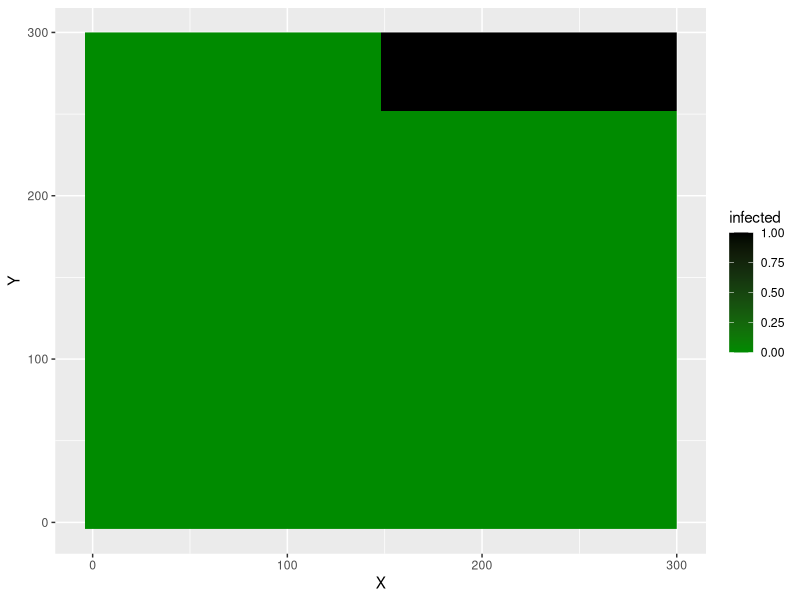
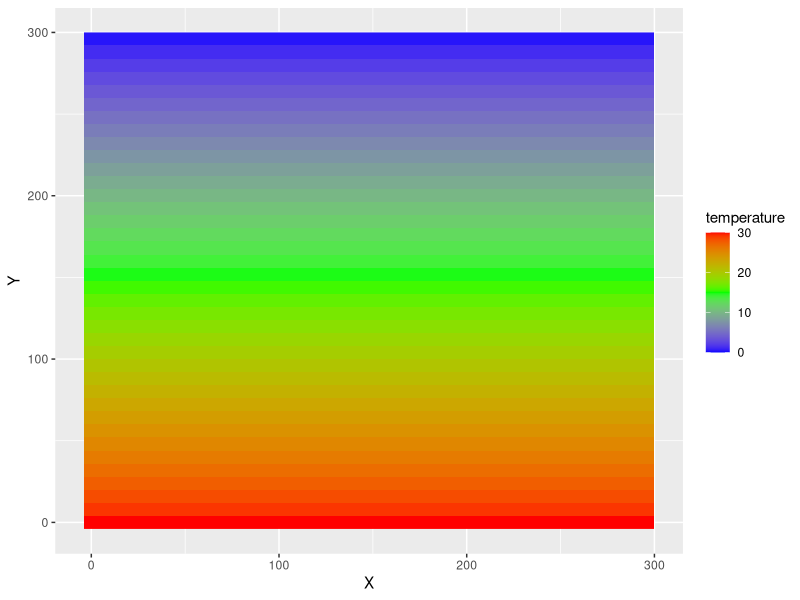
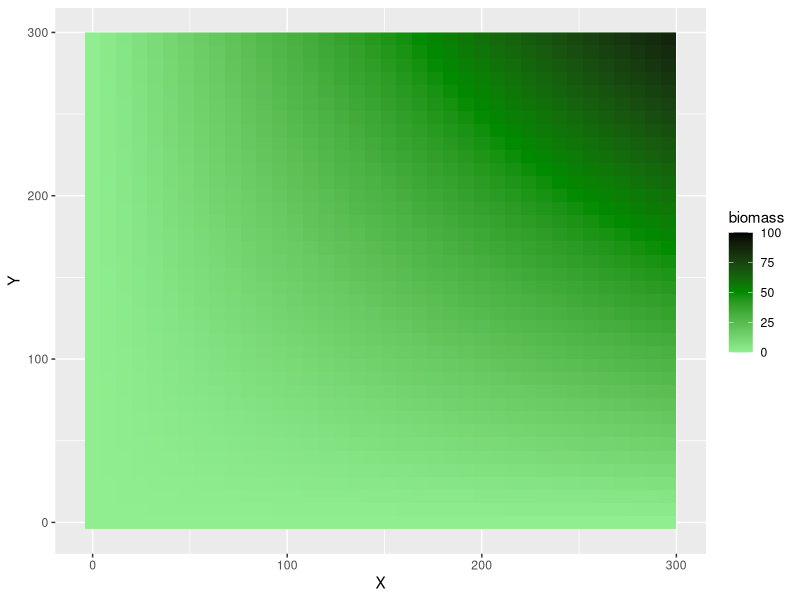
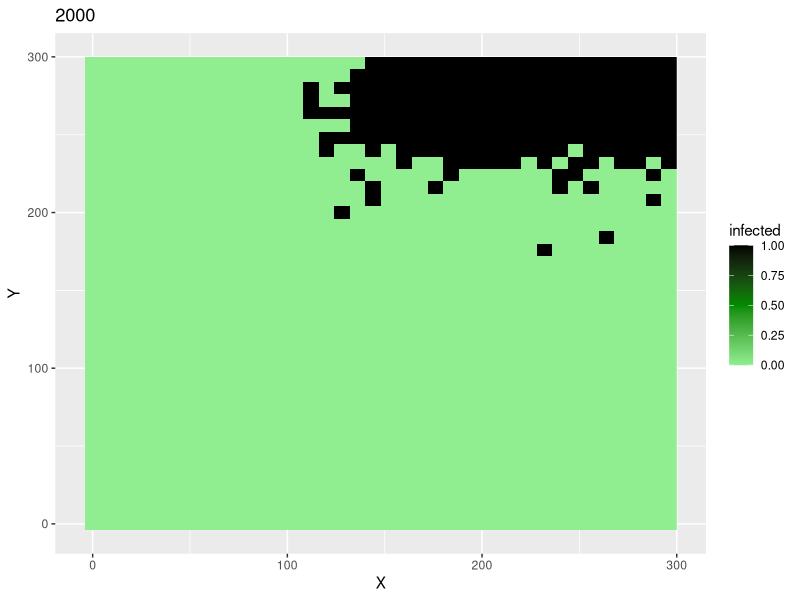
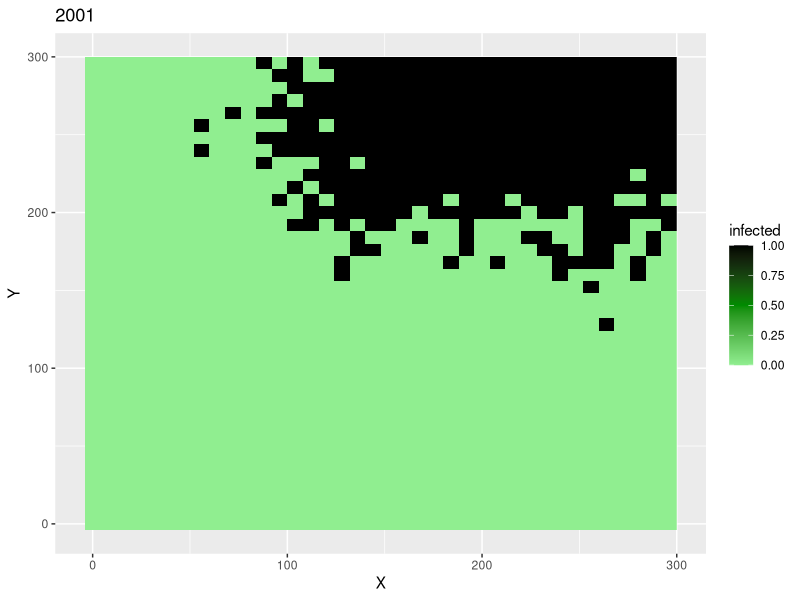
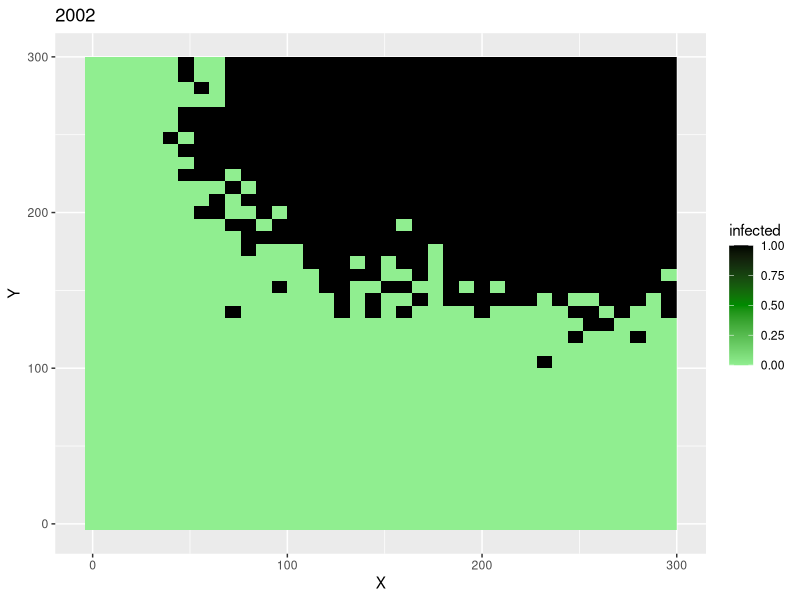
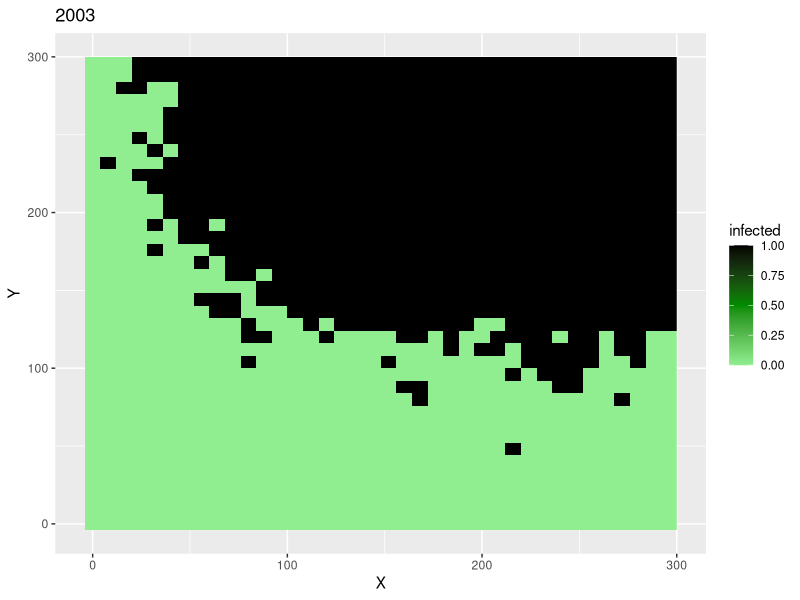

These charts were generated, in order, by the following R code: (Note: a time limit stopped this script after it produced the figures.)
rm(list=ls(all=TRUE))

######################################################
# Load packages
######################################################

library(ggplot2)

######################################################
# create a new world!
######################################################

# central coordinates of cells
X <- Y <- seq(0,300, 8)
world <- expand.grid(X = X, Y = Y)
row.names(world) <- seq(10001, nrow(world)+10000, 1)
world$pointID <- row.names(world)

# assign random state to cells (1 = infected)
world$infected <- 0
world[world$X >= 150 & world$Y >= 250, "infected"] <- 1 # world[round(runif(1, 0, nrow(world)), digits = 0), "infected"] <- 1

# assign temperature to cells (min temp of the hottest 6 hours of the year)
world$temperature <- (world$Y-300) / -10

# assign biomass to cells
world$biomass <- world$X * world$Y / 1000

# plot chalarose
ggplot(data=world, aes(X, Y))+
geom_raster(aes(fill=infected), interpolate=F)+
scale_fill_gradientn(limits = c(0,1), colours=c("green4", "black"))

# plot temperature
ggplot(data=world, aes(X, Y))+
geom_raster(aes(fill=temperature), interpolate=F)+
scale_fill_gradientn(limits = c(0,30), colours=c("blue","green","red"))

# plot biomass
ggplot(data=world, aes(X, Y))+
geom_raster(aes(fill=biomass), interpolate=F)+
scale_fill_gradientn(limits = c(0,100), colours=c("lightgreen","green4","black"))

######################################################
# distance matrix
######################################################

distMat <- as.data.frame(as.matrix(dist(x = world[,c("X", "Y")], method = "euclidean", diag = FALSE, upper = FALSE)))

######################################################
# dispersal function
######################################################

# set the maximum dispersal distance
mdd <- 200

# set the lambda parameter of the dispersal function
# (to be optimised)
lambda <- 0.1

# set the bt0 and bt1 parameters of the temperature function
bt0 <- -35
bt1 <- 0.8

# set the bb0 and bb1 parameters of the biomass function
bb0 <- 3
bb1 <- -0.5

# create an annual loop
for (yr in 2000:2010){
  # list of infected cells
  infectCells <- rownames(world[world$infected == 1,])

  # for each infected cell, create the list of neighboring cells
  # within the maximum dispersal distance
  for (i in infectCells){
    # create the list of neighboring cells
    neighCells <- t(distMat[i,distMat[i,] < mdd])
    # remove those cells that are already infected
    # for that we first merge the infection and distance information
    neighCells <- merge(world, neighCells, by = "row.names")
    # then we keep only healthy cells
    # if there are some left
    if (length(neighCells[neighCells$infected == 0, 1])>0){
      neighHealCells <- neighCells[neighCells$infected == 0, ]
      colnames(neighHealCells)[ncol(neighHealCells)] <- "dist"

      # assign each cell a probability of being contaminated using
      # the dispersal and temperature function:
      # exp(-lambda*dist) * (1/(1+exp(bt0+bt1*temperature))) * (1/(1+exp(bb0+bb1*temperature)))
      neighHealCells$proba <- exp(-lambda*neighHealCells$dist) * (1/(1+exp(bt0+bt1*neighHealCells$temperature))) * (1/(1+exp(bb0+bb1*neighHealCells$biomass)))
      # draw a random value [0;1]
      neighHealCells$rdmvalue <- runif(nrow(neighHealCells), 0, 1)

      # if proba>rdmvalue then the cell is infected
      neighHealCells$test <- neighHealCells$proba - neighHealCells$rdmvalue
      # create a list of infected neighbors
      infectNeigh <- neighHealCells[neighHealCells$test > 0, "pointID"]
      # update the infected state of cells in the "world" data frame
      world[world$pointID %in% infectNeigh, "infected"] <- 1
    }
  }
  # plot
  print(ggplot(data=world, aes(X, Y))+
  geom_raster(aes(fill=infected), interpolate=F)+
  scale_fill_gradientn(limits = c(0,1), colours=c("lightgreen","green4","black"))+
  ggtitle(yr))
  print(yr)
}










#
# ######################################################
# # set the dispersal function
# ######################################################
# lambda <- 0.05
# curve(exp(-lambda*x), from = 0, to = 100)
#
# ######################################################
# # set the temperature logistic function
# ######################################################
# bt0 <- -15
# bt1 <- 0.8
# curve(1/(1+exp(bt0+bt1*x)), from = 0, to = 40)
#
# ######################################################
# # set the biomass exponential function
# ######################################################
# bb0 <- 3
# bb1 <- -0.5
# curve(1/(1+exp(bb0+bb1*x)), from = 0, to = 40)
